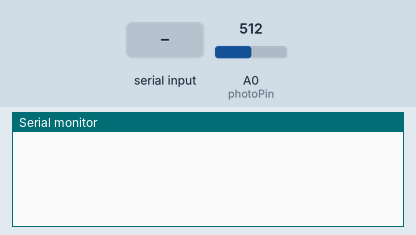
The sketch below on a simulated Arduino Uno, built with avr-gcc and run on an emulated ATmega328P. Parts: the last lines printed to the serial monitor. The inputs (shaded band) are chosen by the test bench; at power-on: A0 (photoPin) = 512.

Above: at 1.2 s.
1.3 s: "p\n" received over Serial
At 2.0 s:
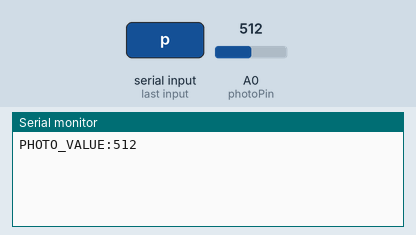
2.8 s: byte 115 ('s') received over Serial
At 3.6 s:
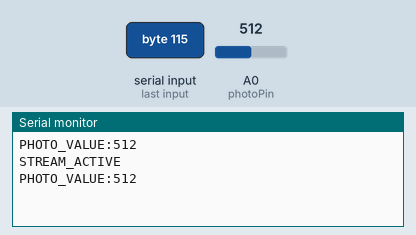
4.3 s: byte 113 ('q') received over Serial
At 5.5 s:
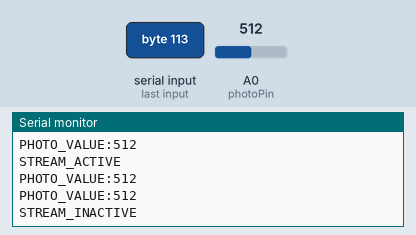

The sketch:

SensorMCU.ino
```cpp
const int photoPin = A0;
bool streamEnabled = false;
unsigned long lastReadTime = 0;
const int readInterval = 1000;

void setup() {
  Serial.begin(9600);
  pinMode(photoPin, INPUT);
}

void loop() {
  if (Serial.available() > 0) {
    char cmd = Serial.read();

    while(Serial.available() > 0 && (Serial.peek() == '\n' || Serial.peek() == '\r')) {
      Serial.read();
    }

    if (cmd == 'p') {
      int reading = analogRead(photoPin);
      Serial.print("PHOTO_VALUE:");
      Serial.println(reading);
    }
    else if (cmd == 's') {
      streamEnabled = true;
      Serial.println("STREAM_ACTIVE");
    }
    else if (cmd == 'q') {
      streamEnabled = false;
      Serial.println("STREAM_INACTIVE");
    }
  }

  if (streamEnabled) {
    if (millis() - lastReadTime >= readInterval) {
      int reading = analogRead(photoPin);
      Serial.print("PHOTO_VALUE:");
      Serial.println(reading);
      lastReadTime = millis();
    }
  }
}
```

Measured:
- after the input at 1.3 s, the serial monitor: prints a new line at once (image 1)
- after the input at 2.8 s, the serial monitor: prints a new line at once (image 2)
- after the input at 4.3 s, the serial monitor: prints a new line at once (image 3)
